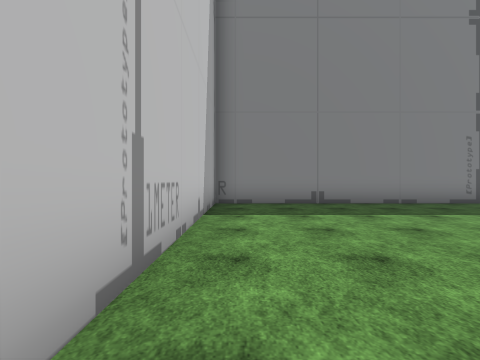
view 1 (above)

18 first-person views from a walk through a Unity game level. The camera is 1.4 m above the floor, looks level and sees 90° across. The floor is counted in squares, 2 m on a side. Each view is taken from the middle of a square. On the plan, view 1 faces up. The plan holds only what a view shows up to about 9 squares ahead; the rest is blank. The place goes on beyond the plan. The player character is not drawn. Some surface patterns are stand-ins.

view 2
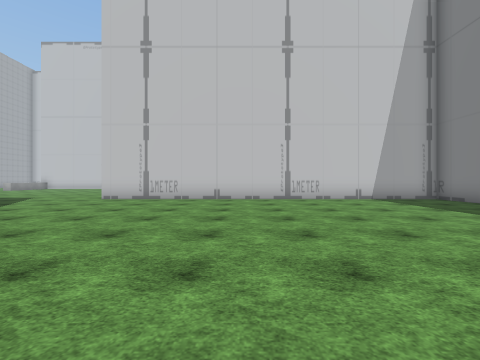

view 3
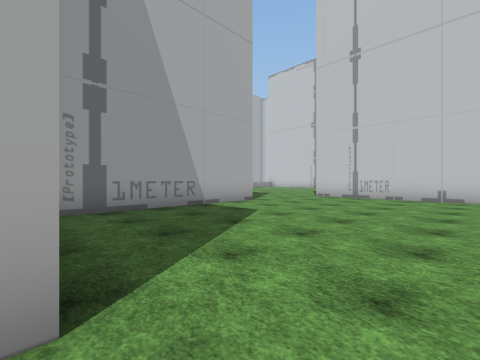

view 4
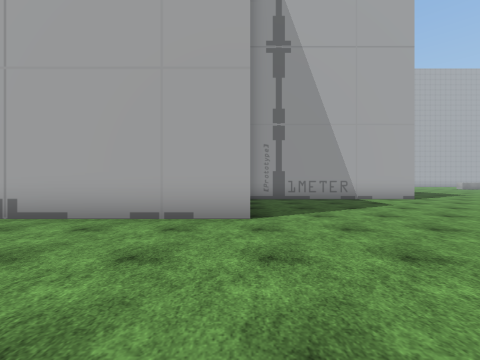

view 5
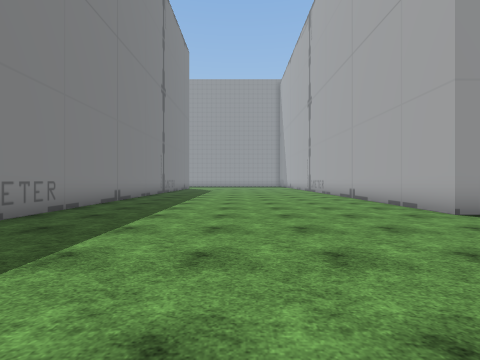

view 6
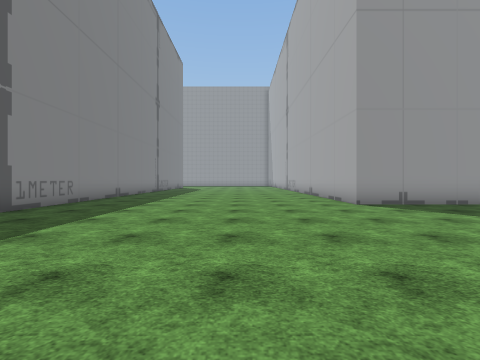

view 7
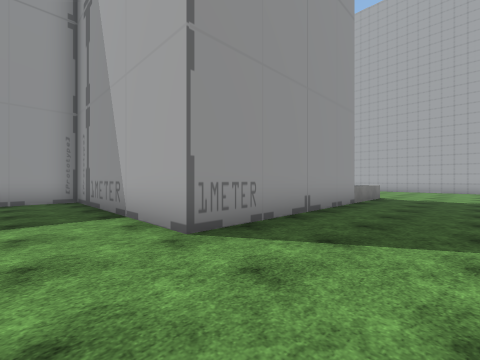

view 8
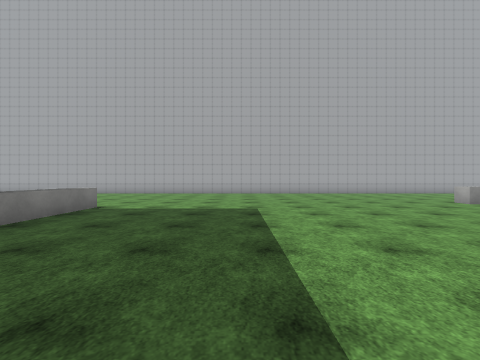

view 9
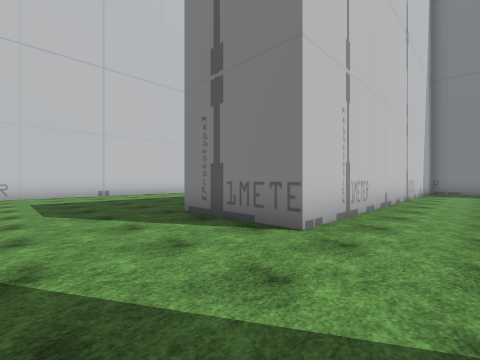

view 10
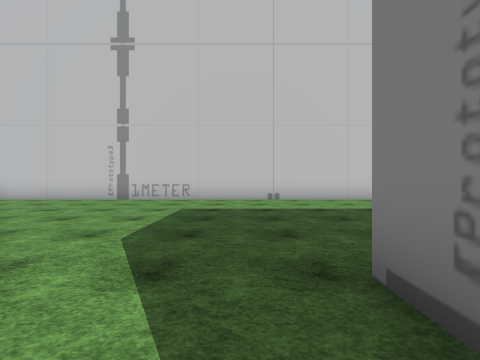

view 11
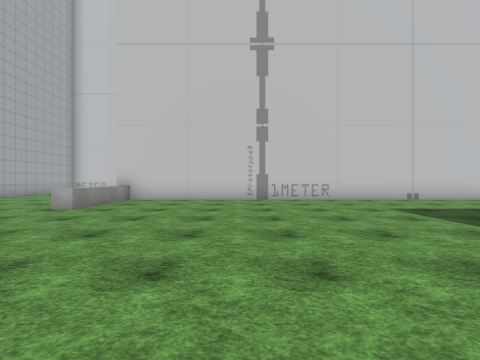

view 12
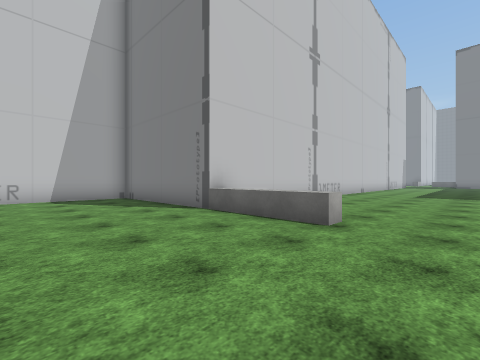

view 13
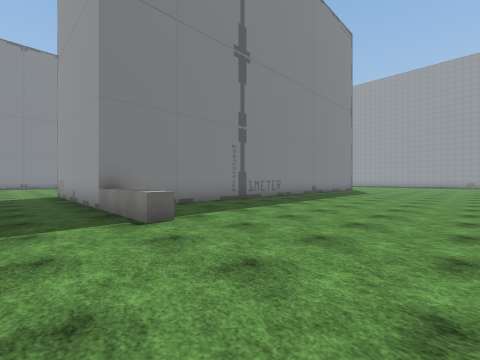

view 14
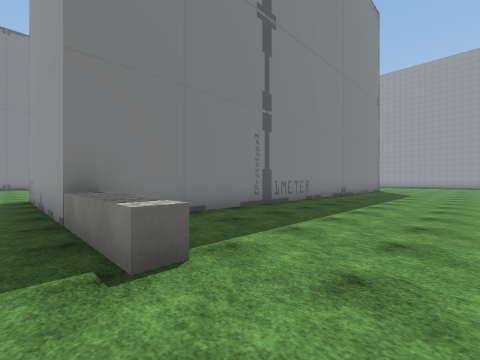

view 15
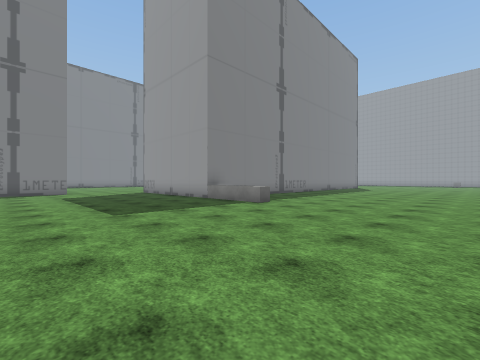

view 16
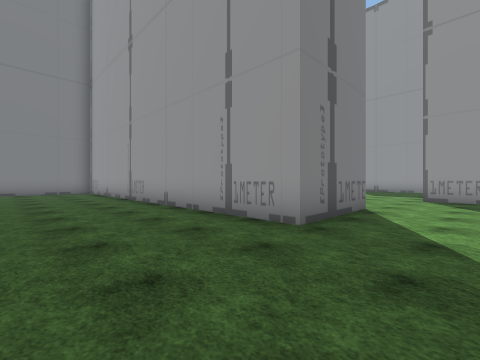

view 17
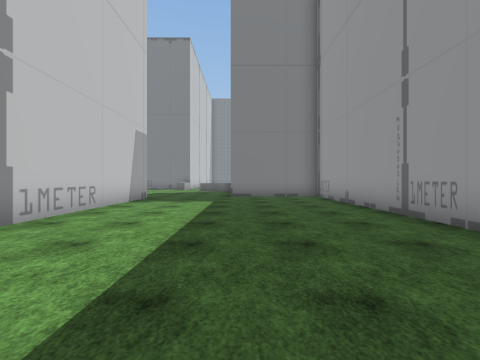

view 18
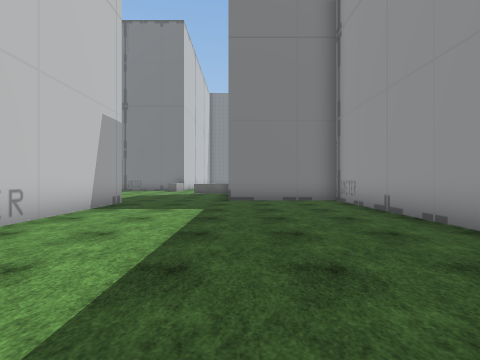

### Floor plan
Points are (right, up) in squares from view 1. A wall is a line through its corners. A room is listed if a view was taken in it or the views show most of it. See-through windows are left out.
Room 1 (views 1, 2, 3, 4, 5, 6, 7)
walls: (2.7, -5.7) (8.8, -5.7) (8.8, -1.3) (13.4, -1.3); (13, 7.2) (-0.7, 7.2) (-0.7, -5)
ways out: opening at (1, -5.3) to room 2
Room 2 (views 8, 9, 10, 11, 12, 13, 14, 15, 16, 17, 18)
walls: (-0.7, -5) (-3.7, -5) (-3.7, 7.2) (-7.4, 7.2); (2.7, -14.2) (2.7, -5.7); (-7.6, -15.4) (-15.4, -15.4); (10.2, -11.5) (2.6, -11.5); (-10.6, -1.2) (-10.6, -15.5); (-15.6, -15.9) (-15.6, -19); (-10.6, 6.4) (-10.6, 0.5)
low walls: (3.2, -14.2) (2.7, -14.2); (-10.6, -14.9) (-7.6, -14.9) (-7.6, -15.4)
ways out: opening at (1, -5.3) to room 1; opening at (-9, 7.7)

Positions as (right, up) in squares from view 1, and headings:
1: (0, 0), facing up
2: (8, 0), facing left
3: (9, 0), facing down-left
4: (9, 3), facing down
5: (4, 3), facing right
6: (2, 2), facing right
7: (0, -4), facing down-right
8: (-1, -8), facing down
9: (1, -8), facing up-left
10: (-2, -6), facing left
11: (-2, -11), facing left
12: (-6, -19), facing up-left
13: (1, -18), facing up-right
14: (2, -16), facing up-right
15: (-3, -19), facing up-right
16: (-7, -7), facing up-right
17: (-7, -3), facing up
18: (-7, -1), facing up
